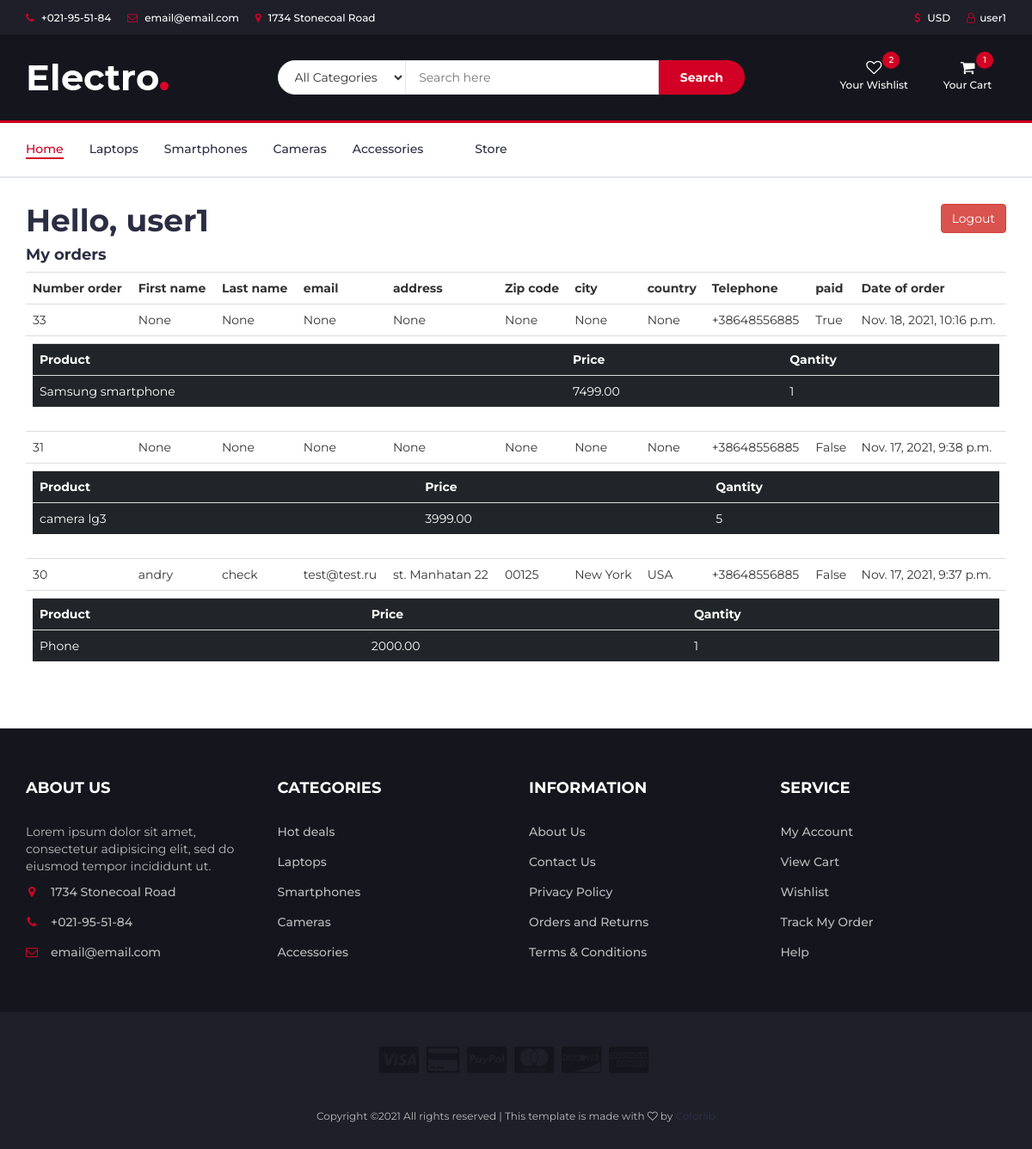
/authentication/user/ (signed in), run on the app's committed database.
### cart/models.py (models this page shows, shortened)
class Order(models.Model):
    session_key = models.CharField(max_length=128, blank=True, null=True, default=None)
    author = models.ForeignKey(settings.AUTH_USER_MODEL, on_delete=models.CASCADE, blank=True, null=True, default=None)
    first_name = models.CharField(max_length=50, null=True, blank=True)
    last_name = models.CharField(max_length=50, null=True, blank=True)
    email = models.EmailField(null=True, blank=True)
    address = models.CharField(max_length=250, null=True, blank=True)
    zip_code = models.CharField(max_length=20, null=True, blank=True)
    city = models.CharField(max_length=100, null=True, blank=True)
    country = models.CharField(max_length=100, null=True, blank=True)
    tel = models.CharField(max_length=50)
    shipping_first_name = models.CharField(max_length=50, null=True, blank=True)
    shipping_last_name = models.CharField(max_length=50, null=True, blank=True)
    shipping_email = models.EmailField(null=True, blank=True)
    shipping_address = models.CharField(max_length=250, null=True, blank=True)
    shipping_zip_code = models.CharField(max_length=20, null=True, blank=True)
    shipping_city = models.CharField(max_length=100, null=True, blank=True)
    shipping_country = models.CharField(max_length=100, null=True, blank=True)
    shipping_tel = models.CharField(max_length=50, null=True, blank=True)
    paid = models.BooleanField(default=False, blank=True)
    created = models.DateTimeField(auto_now_add=True, blank=True)
    updated = models.DateTimeField(auto_now=True, blank=True)
    class Meta:
        ordering = ('-created',)
        verbose_name = 'Заказ'
        verbose_name_plural = 'Заказы'

class OrderItem(models.Model):
    order = models.ForeignKey(Order, related_name='items', null=True, on_delete=models.SET_NULL)
    product = models.ForeignKey(Product, related_name='order_items', null=True, on_delete=models.SET_NULL)
    price = models.DecimalField(max_digits=10, decimal_places=2)
    quantity = models.PositiveIntegerField(default=1)

### shop/models.py (models this page shows, shortened)
class Product(models.Model):
    category = models.ForeignKey(Category, related_name='products', null=True, on_delete=models.SET_NULL)
    brand = models.ForeignKey(Brand, related_name='products', null=True, on_delete=models.SET_NULL)
    name = models.CharField(max_length=200, db_index=True)
    slug = models.SlugField(max_length=150, db_index=True, unique=True)
    main_photo = models.ImageField(upload_to='products/%Y/%m/%d', blank=True)
    photo_1 = models.ImageField(upload_to='products/%Y/%m/%d', blank=True)
    photo_2 = models.ImageField(upload_to='products/%Y/%m/%d', blank=True)
    photo_3 = models.ImageField(upload_to='products/%Y/%m/%d', blank=True)
    description = models.TextField()
    details = models.TextField()
    price = models.DecimalField(max_digits=10, decimal_places=2)
    old_price = models.DecimalField(max_digits=10, decimal_places=2, null=True, blank=True)
    stock = models.PositiveIntegerField(default=True)
    available = models.BooleanField(default=True)
    rait = models.PositiveIntegerField(default=0)
    created = models.DateTimeField(auto_now_add=True)
    updated = models.DateTimeField(auto_now=True)
    class Meta:
        ordering = ('name',)
        index_together = (('id', 'slug'),)
    def __str__(self) -> CharField:
        return self.name

### authentication/views.py (the view)
# urls.py: path('user/', views.user_page, name='user'),
def user_page(request):
    if request.user.is_authenticated:
        orders = Order.objects.filter(author=request.user)
        items = []
        for order in orders:
            items_order = OrderItem.objects.filter(order=order)
            for item in items_order:
                items.append({"order_id": order.id, "product": item.product, "price": item.price, "quantity": item.quantity})
        return render(request, 'user.html', {'orders': orders, "items": items})
    else:
        return redirect("/")

### cart/context_processors.py (called while the page is built)
def cart(request):
    if request.user.is_authenticated:
        widget_cart = ProductInBasket.objects.filter(author=request.user)
    else:
        session = request.session.session_key
        widget_cart = ProductInBasket.objects.filter(session_key=session)
    widget_cart_count = widget_cart.__len__()
    widget_cart_total = sum(Decimal(item.price) * item.quantity for item in widget_cart)
    return locals()

### authentication/templates/user.html (shortened to what this page needs)
{% extends 'base.html' %}
{% load static %}
{% block container %}
<div class="section">
    <div class="container">
        {% if user.is_authenticated %}
        <div class="row">
            <div class="col-md-8"><h1>Hello, {{ user.get_username }}</h1></div>
            <div class="col-md-4"><a class="btn btn-danger" style="margin-left: 10px;float:right" href="{% url 'authentication:logout'%}">Logout</a></div>
        </div>
		<h4>My orders</h4>
        <table class="table">
            <tr>
                <th>Number order</th>
                <th>First name</th>
                <th>Last name</th>
                <th>email</th>
                <th>address</th>
                <th>Zip code</th>
                <th>city</th>
                <th>country</th>
                <th>Telephone</th>
                <th>paid</th>
                <th>Date of order</th>
            </tr>
        {% for order in orders %}
            <tr>
                <td>{{ order.id }}</td>
                <td>{{ order.first_name }}</td>
                <td>{{ order.last_name }}</td>
                <td>{{ order.email }}</td>
                <td>{{ order.address }}</td>
                <td>{{ order.zip_code }}</td>
                <td>{{ order.city }}</td>
                <td>{{ order.country }}</td>
                <td>{{ order.tel }}</td>
                <td>{{ order.paid }}</td>
                <td>{{ order.created }}</td>
            </tr>
            <tr>
                <td colspan="11">
                    <table class="table table-striped table-dark">
						<tr>
                            <th>Product</th>
                            <th>Price</th>
                            <th>Qantity</th>
                        </tr>
                    {% for item in items %}
						{% if item.order_id == order.id %}
						<tr>
                            <td>{{ item.product }}</td>
                            <td>{{ item.price }}</td>
                            <td>{{ item.quantity }}</td>
                        </tr>
						{% endif %}
                    {% endfor %}
                    </table>
                </td>
            </tr>
        {% endfor %}
        </table>
        {% endif %}
    </div>
</div>
{% endblock %}

### templates/layouts/header.html (shortened to what this page needs)
{% load static %}
		<header>
			<div id="top-header">
				<div class="container">
					<ul class="header-links pull-left">
						<li><a href="tel:+021955184"><i class="fa fa-phone"></i> +021-95-51-84</a></li>
						<li><a href="mailto:email@email.com"><i class="fa fa-envelope-o"></i> email@email.com</a></li>
						<li><a href="https://www.google.com/maps/search/1734+Stonecoal+Road/" target="_blank"><i class="fa fa-map-marker"></i> 1734 Stonecoal Road</a></li>
					</ul>
					<ul class="header-links pull-right">
						<li><a href="#"><i class="fa fa-dollar"></i> USD</a></li>
						<li style="color:white;">
							{% if user.get_username %}
								{% if request.user.is_staff %}
									<a href="{% url 'authentication:admin' %}"><i class="fa fa-user-o"></i>{{ user.get_username }}</a>
								{% else %}
									<a href="{% url 'authentication:user' %}"><i class="fa fa-user-o"></i>{{ user.get_username }}</a>
								{% endif %}
							{% else %}
							<a href="{% url 'authentication:login' %}"><i class="fa fa-user-o"></i>Login</a>
							{% endif %}
						</li>
					</ul>
				</div>
			</div>
			<div id="header">
				<div class="container">
					<div class="row">
						<div class="col-md-3">
							<div class="header-logo">
								<a href="/" class="logo">
									<img src="{% static './img/logo.png' %}" alt="">
								</a>
							</div>
						</div>
						<div class="col-md-6">
							<div class="header-search">
								<form>
									<select class="input-select">
										<option value="0">All Categories</option>
									</select>
									<input class="input" placeholder="Search here">
									<button class="search-btn">Search</button>
								</form>
							</div>
						</div>
						<div class="col-md-3 clearfix">
							<div class="header-ctn">
								<div>
									<a href="#">
										<i class="fa fa-heart-o"></i>
										<span>Your Wishlist</span>
										<div class="qty">2</div>
									</a>
								</div>
								<div class="dropdown">
									<a class="dropdown-toggle" data-toggle="dropdown" aria-expanded="true">
										<i class="fa fa-shopping-cart"></i>
										<span>Your Cart</span>
										{% if widget_cart_count %}
										<div class="qty">{{ widget_cart_count }}</div>
										{% endif %}
									</a>
								</div>
							</div>
						</div>
					</div>
				</div>
			</div>
		</header>

### electro/static/css/style.css (style rules this page uses)
body { font-family: 'Montserrat', sans-serif; font-weight: 400; color: #333; }
h1, h2, h3, h4, h5, h6 { color: #2B2D42; font-weight: 700; margin: 0 0 10px; }
a { color: #2B2D42; font-weight: 500; -webkit-transition: 0.2s color; transition: 0.2s color; }
ul, ol { margin: 0; padding: 0; list-style: none }
.input { height: 40px; padding: 0px 15px; border: 1px solid #E4E7ED; background-color: #FFF; width: 100%; }
.input-select { padding: 0px 15px; background: #FFF; border: 1px solid #E4E7ED; height: 40px; }
.section { padding-top: 30px; padding-bottom: 30px; }
#top-header { padding-top: 10px; padding-bottom: 10px; background-color: #1E1F29; }
.header-links li { display: inline-block; margin-right: 15px; font-size: 12px; }
.header-links li:last-child { margin-right: 0px; }
.header-links li a { color: #FFF; }
.header-links li i { color: #D10024; margin-right: 5px; }
#header { padding-top: 15px; padding-bottom: 15px; background-color: #15161D; }
.header-logo { float: left; }
.header-logo .logo img { display: block; }
.header-search { padding: 15px 0px; }
.header-search form { position: relative; }
.header-search form .input-select { margin-right: -4px; border-radius: 40px 0px 0px 40px; }
.header-search form .input { width: calc(100% - 260px); margin-right: -4px; }
.header-search form .search-btn { height: 40px; width: 100px; background: #D10024; color: #FFF; font-weight: 700; border: none; border-radius: 0px 40px 40px 0px; }
.header-ctn { float: right; padding: 15px 0px; }
.header-ctn>div { display: inline-block; }
.header-ctn>div+div { margin-left: 15px; }
.header-ctn>div>a { display: block; position: relative; width: 90px; text-align: center; color: #FFF; }
.header-ctn>div>a>i { display: block; font-size: 18px; }
.header-ctn>div>a>span { font-size: 12px; }
.header-ctn>div>a>.qty { position: absolute; right: 15px; top: -10px; width: 20px; height: 20px; line-height: 20px; text-align: center; border-radius: 50%; font-size: 10px; color: #FFF; background-color: #D10024; }

### data on the page
Order: id "33", first_name "None", last_name "None", email "None", address "None", zip_code "None", city "None", country "None", tel "+38648556885", paid "True", created "Nov. 18, 2021, 10:16 p.m."
Product: product "Samsung smartphone", price "7499.00", quantity "1"
Order: id "31", first_name "None", last_name "None", email "None", address "None", zip_code "None", city "None", country "None", tel "+38648556885", paid "False", created "Nov. 17, 2021, 9:38 p.m."
Product: product "camera lg3", price "3999.00", quantity "5"
Order: id "30", first_name "andry", last_name "check", email "test@test.ru", address "st. Manhatan 22", zip_code "00125", city "New York", country "USA", tel "+38648556885", paid "False", created "Nov. 17, 2021, 9:37 p.m."
Product: product "Phone", price "2000.00", quantity "1"

### other printed values
{{ user.get_username }} "user1"
{{ widget_cart_count }} "1"
